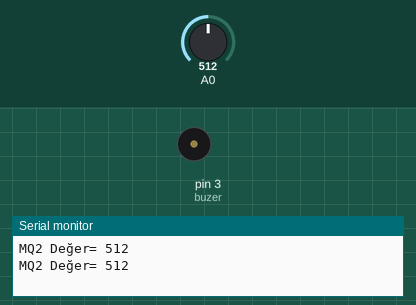
This sketch was run on a simulated Arduino Uno, built with avr-gcc and run on an emulated ATmega328P. On the bench: buzzer (waves = sounding, pin HIGH), the last lines printed to the serial monitor. Inputs (shaded band) come from the test bench; at power-on: A0 = 512.

Above: at 2.4 s.
2.5 s: A0 set to 267
At 3.55 s:
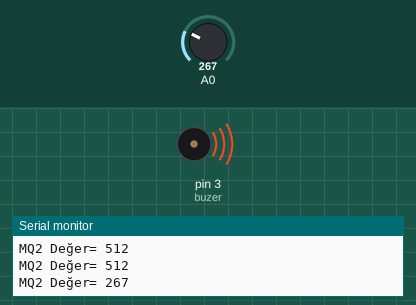
6.0 s: A0 set to 237
At 6.7 s:
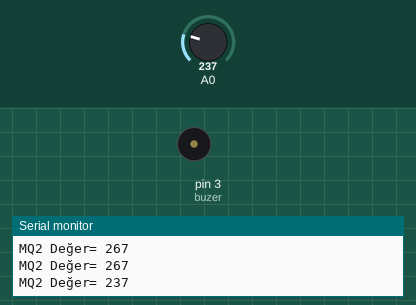
Timing chart, 0 to 9.0 s (numbered marks = the images above; inputs shaded):
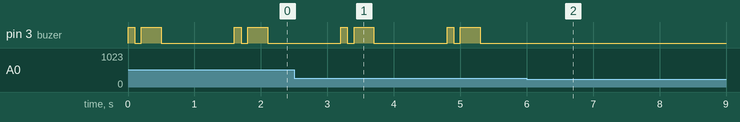

The sketch:

MQ2_Gaz.ino
```cpp
int Alarm = 250;
int buzer = 3;
int mq;

void setup()
{
  Serial.begin(9600);
  pinMode(buzer, OUTPUT);
}

void loop()
{
  mq = analogRead(A0);
  Serial.print("MQ2 Değer= ");
  Serial.println(mq);

  if (mq > Alarm)
  {
    digitalWrite(buzer, 1);
    delay(100);
    digitalWrite(buzer, 0);
    delay(100);
    digitalWrite(buzer, 1);
    delay(300);
    digitalWrite(buzer, 0);
    delay(100);

  }
  else
  {
    digitalWrite(buzer, 0);
  }
  delay(1000);
}
```

Measured:
- the behaviour switches between 251 and 250 on A0 (found by bisection; images 1 and 2)
- after the input at 6.0 s, pin 3 (buzer): stops changing and stays LOW
